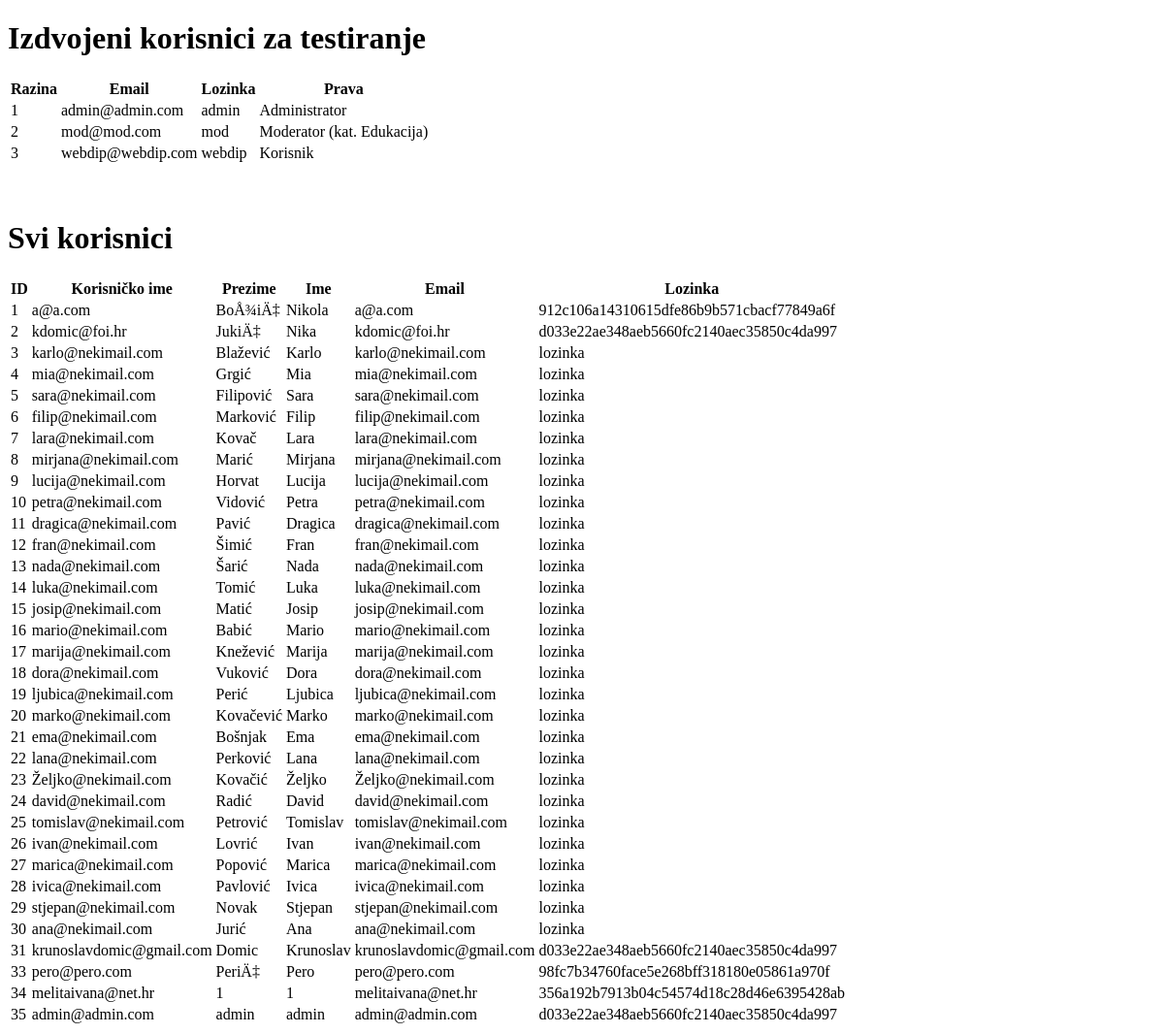
Before: /privatno/korisnici.php with the older database file.
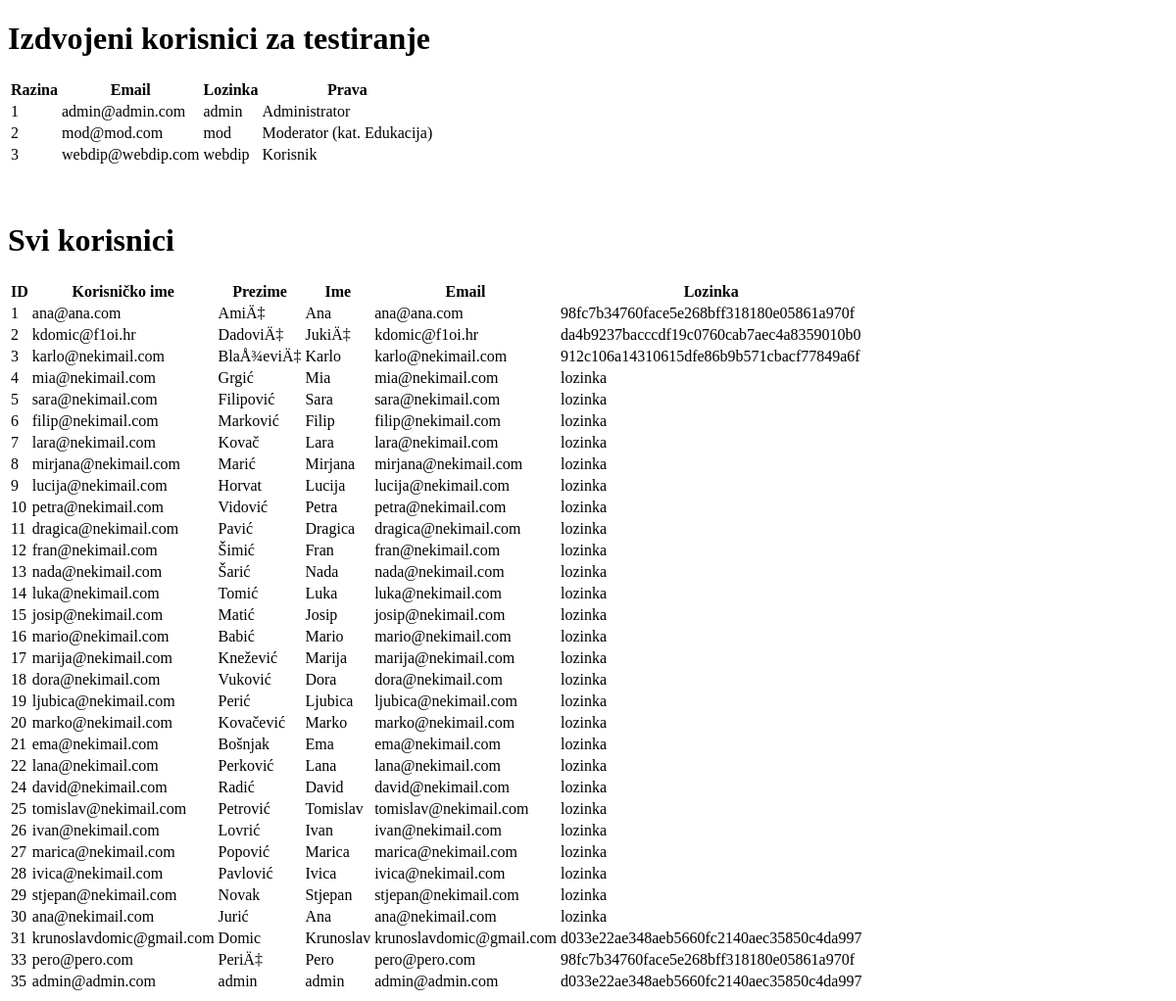
After: the same page with the newer database file.
### tables this page shows
CREATE TABLE IF NOT EXISTS `korisnici` (
  `id` int(11) NOT NULL AUTO_INCREMENT,
  `ime` varchar(45) NOT NULL,
  `prezime` varchar(45) NOT NULL,
  `adresa` varchar(45) NOT NULL,
  `pbr` varchar(5) NOT NULL,
  `mjesto` varchar(45) NOT NULL,
  `telefon` varchar(20) DEFAULT NULL,
  `email` varchar(45) NOT NULL,
  `oib` varchar(11) NOT NULL,
  `open_id` mediumint(9) DEFAULT '0' COMMENT '0 - normalno\n1- facebook\n2 - google',
  `opomena` mediumint(9) DEFAULT '0' COMMENT 'Brojanje opomena nakon trece ide deakrtivacija',
  `deaktiviran` tinyint(4) DEFAULT '0' COMMENT '0 aktiviran\n1 deaktiviran',
  `zamrznut` datetime DEFAULT NULL COMMENT 'Datum do kojeg je aktiviran',
  `blokiran` tinyint(4) DEFAULT NULL COMMENT '0  nije\n1 blokiran',
  `datum_registracije` datetime DEFAULT NULL,
  `email_potvrda` varchar(45) DEFAULT NULL,
  `password` varchar(45) NOT NULL,
  `ovlasti` mediumint(9) NOT NULL COMMENT '1 reg_user\n2 mod\n3 admin',
  `aktivan` tinyint(4) NOT NULL DEFAULT '1' COMMENT '0-ne; 1-da',
  PRIMARY KEY (`id`)
);

### public_html/includes/database.php (called while the page is built, shortened)
<?php
    class MySQLDatabase extends mysqli{
        public function db_query($sql) {
            $result = $this->query($sql);
            return $result;
        }
        public function db_fetch_array($result_set) {
            return $result_set->fetch_array(MYSQLI_ASSOC);
        }
    }
?>

### public_html/includes/database_object.php (called while the page is built, shortened)
<?php
    require_once('database.php');
    class DatabaseObject {
        public static function find_by_sql($sql="") {
            global $database;
            $result_set = $database->db_query($sql);
            $object_array = array();
            while ($row = $database->db_fetch_array($result_set))
                $object_array[] = self::instantiate($row);
            return $object_array;
        }
        public static function find_all() {
            return self::find_by_sql("SELECT * FROM ".static::$table_name);
        }
        private static function instantiate($record) {
            $object = new static;
            foreach($record as $attribute=>$value)
                if($object->has_attribute($attribute))
                    $object->$attribute = $value;
            return $object;
        }
        private function has_attribute($attribute) {
            return array_key_exists($attribute, $this->attributes());
        }
        protected function attributes() {
            $attributes = array();
            foreach(static::$db_fields as $field)
                if(property_exists($this, $field))
                    $attributes[$field] = $this->$field;
            return $attributes;
        }
    }
?>

### public_html/privatno/korisnici.php (the view, shortened to what this page needs)
<!DOCTYPE html>
<html>
<head>
	<link rel="stylesheet" type="text/css" href="../stylesheet/jquery.dataTables.css" />
</head>
<body>
    <h1>Izdvojeni korisnici za testiranje</h1>
    <table id="izdvojeno">
        <thead>
            <tr>
                <th>Razina</th>
                <th>Email</th>
                <th>Lozinka</th>
                <th>Prava</th>
            </tr>
        </thead>
        <tbody>
            <tr>
                <td>1</td>
                <td>admin@admin.com</td>
                <td>admin</td>
                <td>Administrator</td>
            </tr>
            <tr>
                <td>2</td>
                <td>mod@mod.com</td>
                <td>mod</td>
                <td>Moderator (kat. Edukacija)</td>
            </tr>
            <tr>
                <td>3</td>
                <td>webdip@webdip.com</td>
                <td>webdip</td>
                <td>Korisnik</td>
            </tr>
        </tbody>
    </table>
    <br><br>
    <h1>Svi korisnici</h1>
	<?php
		$_k = Korisnici::find_all();
        echo "<table id=sviKorisnici>";
        echo "<thead>";
            echo "<tr><th>ID</th><th>Korisničko ime</th><th>Prezime</th><th>Ime</th><th>Email</th><th>Lozinka</th></tr>";
        echo "</thead>";
        echo "<tbody>";
        foreach ($_k as $k) {
            echo '<tr>';
                echo '<td>'.$k->id.'</td>';
                echo '<td>'.$k->email.'</td>';
                echo '<td>'.$k->prezime.'</td>';
                echo '<td>'.$k->ime.'</td>';
                echo '<td>'.$k->email.'</td>';
                echo '<td>'.$k->password.'</td>';
            echo '</tr>';
        }
        echo "</tbody>";
        echo "</table>";
	?>
</body>
</html>

Changed rows visible on the page:
removed korisnici: id "23", email "Željko@nekimail.com", prezime "Kovačić", ime "Željko", password "lozinka"
removed korisnici: id "34", email "melitaivana@net.hr", prezime "1", ime "1", password "356a192b7913b04c54574d18c28d46e6395428ab"
changed korisnici id 1: email "a@a.com" → "ana@ana.com"; prezime "BoÅ¾iÄ‡" → "AmiÄ‡"; ime "Nikola" → "Ana"; password "912c106a14310615dfe86b9b571cbacf77849a6f" → "98fc7b34760face5e268bff318180e05861a970f"
changed korisnici "JukiÄ‡": email "kdomic@foi.hr" → "kdomic@f1oi.hr"; prezime "JukiÄ‡" → "DadoviÄ‡"; ime "Nika" → "JukiÄ‡"; password "d033e22ae348aeb5660fc2140aec35850c4da997" → "da4b9237bacccdf19c0760cab7aec4a8359010b0"
changed korisnici "karlo@nekimail.com": prezime "Blažević" → "BlaÅ¾eviÄ‡"; password "lozinka" → "912c106a14310615dfe86b9b571cbacf77849a6f"
